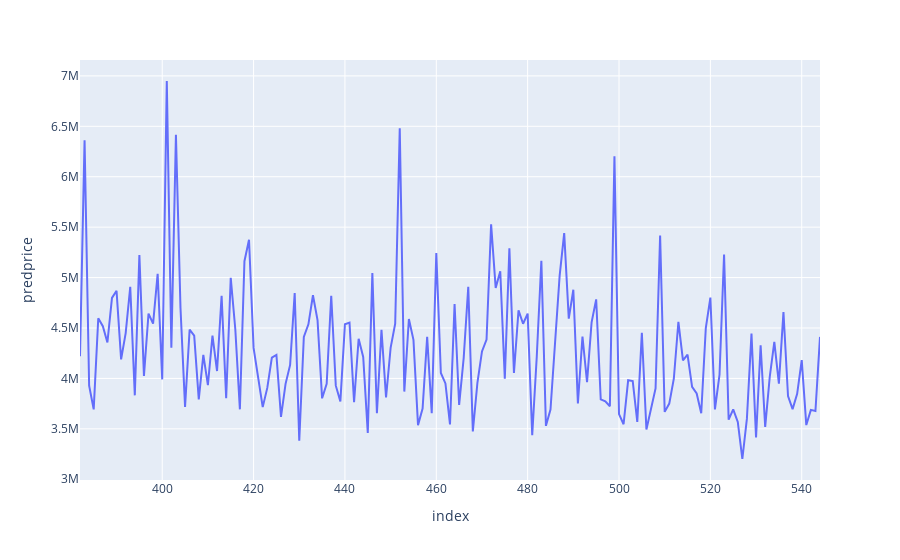

The cell this chart's notebook holds for it:
### Code cell
px.line(traindf,traindf.index,"predprice")

### Figure 1 — Plotly figure (JSON) as saved in the notebook; plotly's stock layout.template omitted (floating-point values rounded to 4 significant figures; data arrays with more than 128 entries replaced by an {"elided": "..."} marker saying what was removed)
{"data": [{"hovertemplate": "index=%{x}<br>predprice=%{y}<extra></extra>", "legendgroup": "", "line": {"color": "#636efa", "dash": "solid"}, "marker": {"symbol": "circle"}, "mode": "lines", "name": "", "orientation": "v", "showlegend": false, "type": "scatter", "x": {"elided": "163 int values"}, "xaxis": "x", "y": {"elided": "163 float values"}, "yaxis": "y"}], "layout": {"legend": {"tracegroupgap": 0}, "margin": {"t": 60}, "xaxis": {"anchor": "y", "domain": [0, 1], "title": {"text": "index"}}, "yaxis": {"anchor": "x", "domain": [0, 1], "title": {"text": "predprice"}}}}
